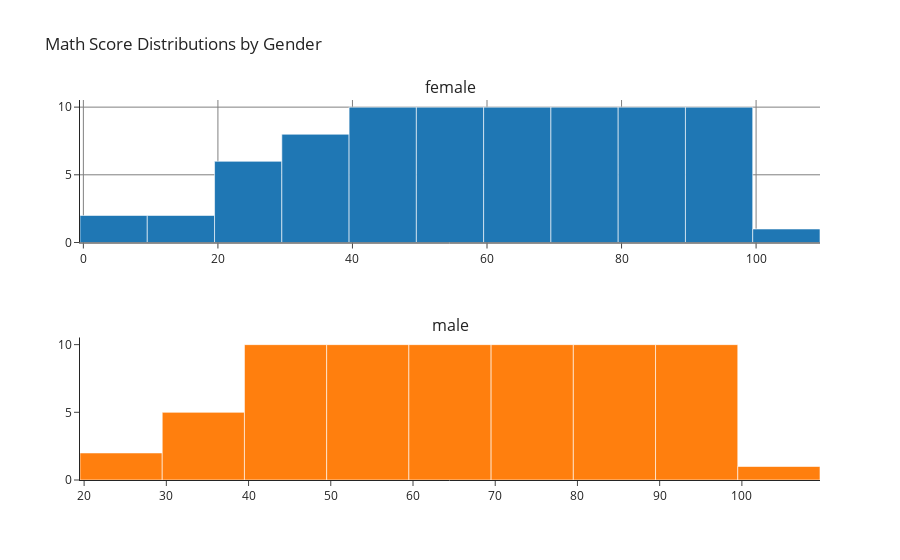

The notebook cell this image was saved under:
### Code cell
import plotly.graph_objects as go
from plotly.subplots import make_subplots
Gender_math = Gender_math.reset_index()
# Create subplots (2 rows, 3 columns)
fig = make_subplots(rows=2, cols=1, subplot_titles=["female", "male"])

# Define groups
groups = ["female", "male"]
row_col = [(1, 1), (2, 1)]

# Loop through groups to create and add histograms to subplots
for i, group in enumerate(groups):
    group_data = Gender_math[Gender_math["gender"] == group]

    # Create histogram trace
    trace = go.Histogram(x=group_data["math score"], name=group)

    # Add trace to the subplot using row_col coordinates
    row, col = row_col[i]
    fig.add_trace(trace, row=row, col=col)

# Update layout
fig.update_layout(title_text="Math Score Distributions by Gender", showlegend=False)

# Add grid lines to the x and y axes
fig.update_layout(
    xaxis=dict(showgrid=True, gridcolor='gray'),  # X-axis grid
    yaxis=dict(showgrid=True, gridcolor='gray')   # Y-axis grid
)

fig.show()

### Figure 1 — Plotly figure (JSON) as saved in the notebook; plotly's stock layout.template omitted (floating-point values rounded to 4 significant figures)
{"data": [{"name": "female", "type": "histogram", "x": [0, 8, 18, 19, 22, 23, 24, 26, 27, 29, 32, 33, 34, 35, 36, 37, 38, 39, 40, 41, 42, 43, 44, 45, 46, 47, 48, 49, 50, 51, 52, 53, 54, 55, 56, 57, 58, 59, 60, 61, 62, 63, 64, 65, 66, 67, 68, 69, 70, 71, 72, 73, 74, 75, 76, 77, 78, 79, 80, 81, 82, 83, 84, 85, 86, 87, 88, 89, 90, 91, 92, 93, 94, 95, 96, 97, 98, 99, 100], "xaxis": "x", "yaxis": "y"}, {"name": "male", "type": "histogram", "x": [27, 28, 30, 35, 36, 37, 39, 40, 41, 42, 43, 44, 45, 46, 47, 48, 49, 50, 51, 52, 53, 54, 55, 56, 57, 58, 59, 60, 61, 62, 63, 64, 65, 66, 67, 68, 69, 70, 71, 72, 73, 74, 75, 76, 77, 78, 79, 80, 81, 82, 83, 84, 85, 86, 87, 88, 89, 90, 91, 92, 93, 94, 95, 96, 97, 98, 99, 100], "xaxis": "x2", "yaxis": "y2"}], "layout": {"annotations": [{"font": {"size": 16}, "showarrow": false, "text": "female", "x": 0.5, "xanchor": "center", "xref": "paper", "y": 1, "yanchor": "bottom", "yref": "paper"}, {"font": {"size": 16}, "showarrow": false, "text": "male", "x": 0.5, "xanchor": "center", "xref": "paper", "y": 0.375, "yanchor": "bottom", "yref": "paper"}], "showlegend": false, "title": {"text": "Math Score Distributions by Gender"}, "xaxis": {"anchor": "y", "domain": [0, 1], "gridcolor": "gray", "showgrid": true}, "xaxis2": {"anchor": "y2", "domain": [0, 1]}, "yaxis": {"anchor": "x", "domain": [0.625, 1], "gridcolor": "gray", "showgrid": true}, "yaxis2": {"anchor": "x2", "domain": [0, 0.375]}}}
